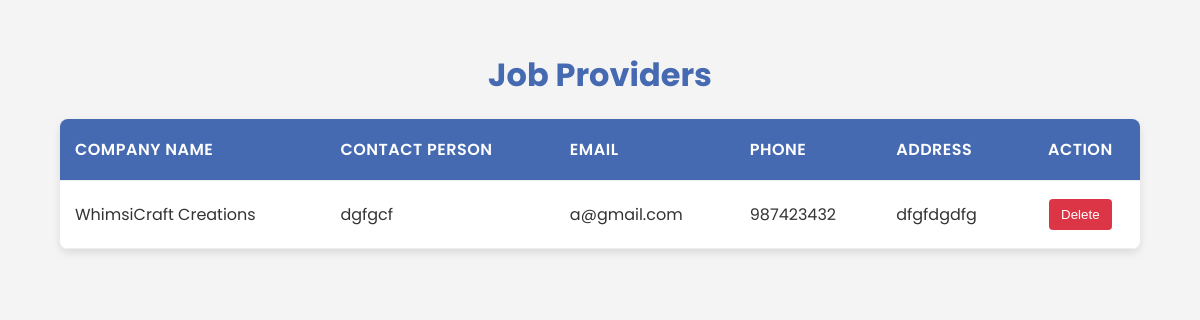
The app's page /jobprovider_list/ with its own data.
### resume_app/models.py (models this page shows)
class job_provider(models.Model):
    companyName=models.CharField(max_length=150)
    contactPerson=models.CharField(max_length=100)
    email=models.EmailField(max_length=100)
    phone=models.IntegerField()
    address=models.CharField(max_length=100)
    password=models.CharField(max_length=400)
    confirmPassword=models.CharField(max_length=100)

### resume_app/views.py (the view)
# urls.py: path('jobprovider_list/',views.jobprovider_list,name='jobprovider_list'),
def jobprovider_list(request):
    providers = models.job_provider.objects.all()
    return render(request, 'jobprovider_list.html', {'providers': providers})

### resume_app/templates/jobprovider_list.html (shortened to what this page needs)
<!DOCTYPE html>
<html lang="en">
<head>
</head>
<body>
    <div class="container">  <h1>Job Providers</h1>
        <table>
            <thead>
                <tr>
                    <th>Company Name</th>
                    <th>Contact Person</th>
                    <th>Email</th>
                    <th>Phone</th>
                    <th>Address</th>
                    <th class="action-column">Action</th>
                </tr>
            </thead>
            <tbody>
                {% for provider in providers %}
                <tr>
                    <td data-label="Company Name">{{ provider.companyName }}</td>
                    <td data-label="Contact Person">{{ provider.contactPerson }}</td>
                    <td data-label="Email">{{ provider.email }}</td>
                    <td data-label="Phone">{{ provider.phone }}</td>
                    <td data-label="Address">{{ provider.address }}</td>
                    <td class="action-column">
                        <form method="post" action="{% url 'delete_jobprovider' provider.id %}">
                            <button type="submit" class="delete-button" onclick="return confirm('Are you sure you want to delete this provider?');">Delete</button>
                        </form>
                    </td>
                </tr>
                {% endfor %}
            </tbody>
        </table>
    </div>
</body>
</html>

### resume_app/templates/jobprovider_list.html (style rules this page uses)
body { font-family: 'Poppins', sans-serif; background-color: #f4f4f4; color: #333; margin: 0; padding: 0; display: flex; flex-direction: column; min-height: 100vh; }
.container { width: 90%; max-width: 1200px; margin: 30px auto; }
h1 { text-align: center; margin-bottom: 20px; color: #456ab1; }
table { width: 100%; border-collapse: collapse; box-shadow: 0 4px 8px rgba(0, 0, 0, 0.1); overflow: hidden; border-radius: 8px; }
th, td { padding: 18px 15px; border: none; text-align: left; background-color: white; border-bottom: 1px solid #eee; }
th { background-color: #456ab1; color: white; font-weight: 600; text-transform: uppercase; letter-spacing: 0.5px; }
.delete-button { background-color: #dc3545; color: white; padding: 8px 12px; border: none; border-radius: 4px; cursor: pointer; transition: background-color 0.2s; }
.action-column { text-align: center; }

### records on screen
job_provider: companyName "WhimsiCraft Creations", contactPerson "dgfgcf", email "a@gmail.com", phone "987423432", address "dfgfdgdfg"
